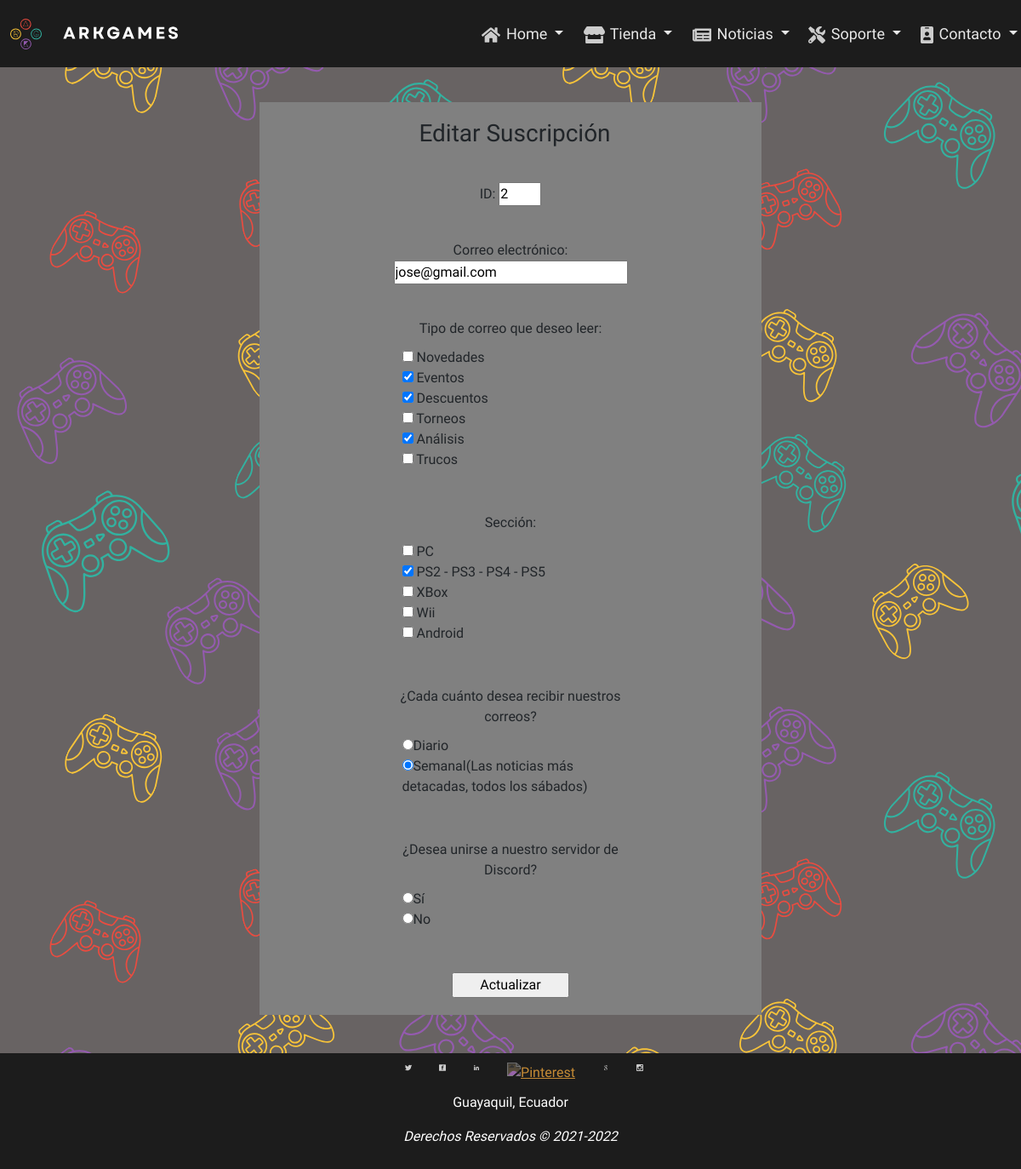
The app's page /views/Noticias/editar_noticias.php?id=2, older data.
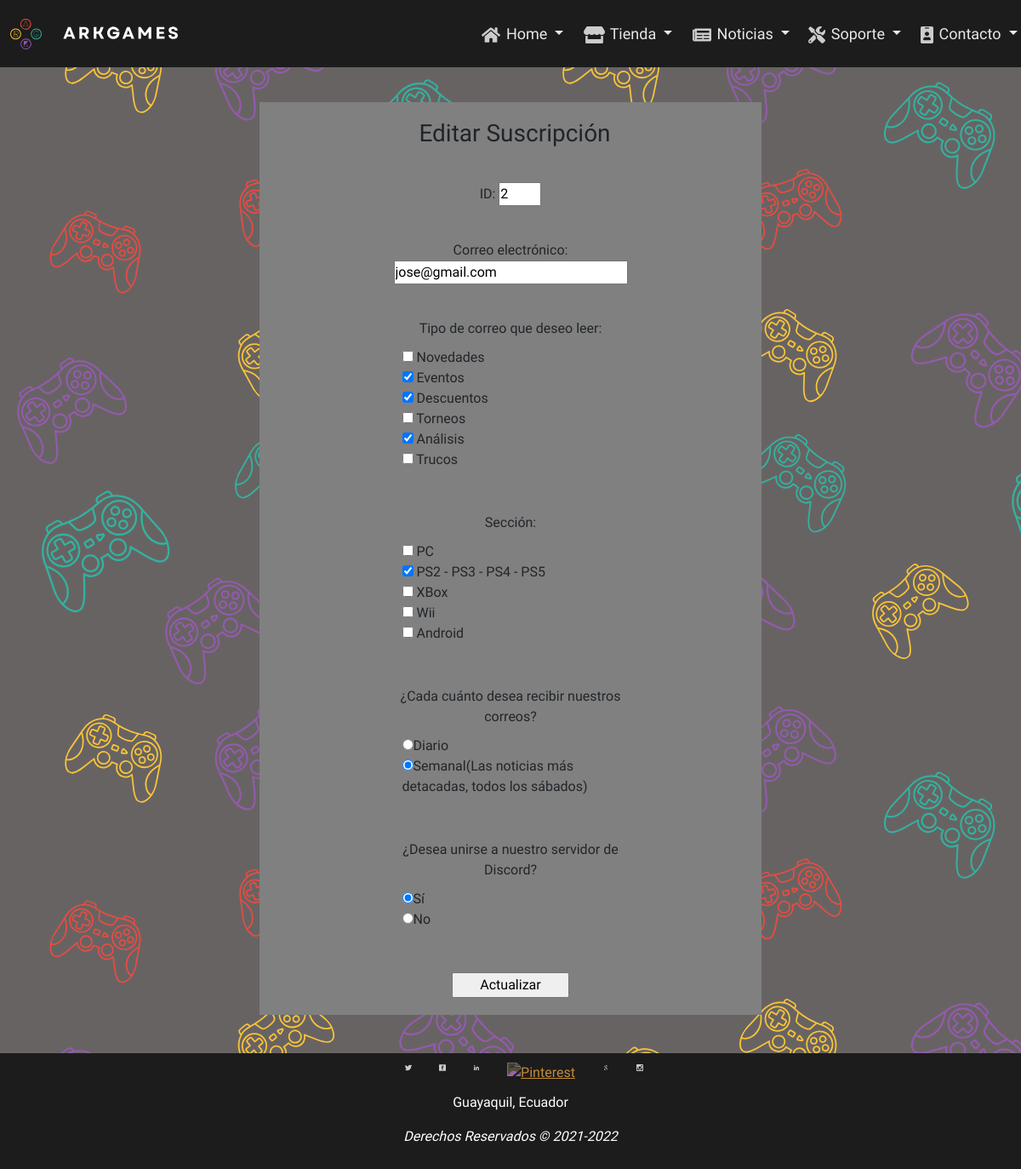
The same page, newer data.
### tables this page shows
CREATE TABLE `suscripcion` (
  `id_suscripcion` int NOT NULL AUTO_INCREMENT,
  `email` varchar(50) NOT NULL,
  `temas` varchar(200) NOT NULL,
  `dispositivos` varchar(200) NOT NULL,
  `frecuencia` varchar(10) NOT NULL,
  `discord` varchar(2) NOT NULL,
  PRIMARY KEY (`id_suscripcion`)
);

### views/Noticias/editar_noticias.php (the view, shortened to what the changed rows need)
<!DOCTYPE html>
<html lang="es">
    <head>
        <link rel="stylesheet" href="../../assets/css/master2.css" />
        <link href="https://cdn.jsdelivr.net/npm/bootstrap@5.1.1/dist/css/bootstrap.min.css" rel="stylesheet">
    </head>
    <body>
        <?php
        require_once '../../config/conexionPDO.php';
        if (isset($_GET['id'])) {
            $data = ['id' => htmlentities($_GET['id'])];
            $sql = "select * from suscripcion where id_suscripcion = :id";
            $stmt = $pdo->prepare($sql);
            $stmt->execute($data);
            $filas = $stmt->fetchAll(PDO::FETCH_ASSOC);
            foreach ($filas as $fila)
            {
                ?>
                <div class="contenedor-formulario">
                    <div>
                    <h3 style="padding-left: 10px;">Editar Suscripción</h3>
                        <form id="form_suscripcion" method="post">
                            <div class="grupo_datos">
                                <label for="id">ID:</label>
                                <input id="id" class="formItem" type="number" name="txtid" readonly style="width: 50px;" value="<?php echo $fila['id_suscripcion'] ?>"/> <br>
                            </div>
                            <div class="grupo_datos">
                                <label for="email">Correo electrónico:</label>
                                <input id="email" class="formItem" type="email" name="txtemail" value="<?php echo $fila['email'] ?>"/> <br>
                            </div>
                            <div class="grupo_datos">
                                <label>Tipo de correo que deseo leer:</label> <br>
                                <div>
                                    <input class="formItem tema" type="checkbox" name="chkbtema[]" value="Novedades"
                                    <?php if(str_contains($fila['temas'], "Novedades")) echo 'checked';?>/> Novedades <br>
                                    <input class="formItem tema" type="checkbox" name="chkbtema[]" value="Eventos"
                                    <?php if(str_contains($fila['temas'], "Eventos")) echo 'checked';?>/> Eventos <br>
                                    <input class="formItem tema" type="checkbox" name="chkbtema[]" value="Descuentos"
                                    <?php if(str_contains($fila['temas'], "Descuentos")) echo 'checked';?>/> Descuentos <br>
                                    <input class="formItem tema" type="checkbox" name="chkbtema[]" value="Torneos"
                                    <?php if(str_contains($fila['temas'], "Torneos")) echo 'checked';?>/> Torneos <br>
                                    <input class="formItem tema" type="checkbox" name="chkbtema[]" value="Análisis"
                                    <?php if(str_contains($fila['temas'], "Análisis")) echo 'checked';?>/> Análisis <br>
                                    <input class="formItem tema" type="checkbox" name="chkbtema[]" value="Trucos"
                                    <?php if(str_contains($fila['temas'], "Trucos")) echo 'checked';?>/> Trucos <br>
                                </div>
                            </div>
                            <div class="grupo_datos">
                                <label>Sección:</label> <br>
                                <div>
                                    <input class="formItem dispositivo" type="checkbox" name="chkbdispositivo[]" value="PC"
                                    <?php if(str_contains($fila['dispositivos'], "PC")) echo 'checked';?>/> PC <br>
                                    <input class="formItem dispositivo" type="checkbox" name="chkbdispositivo[]" value="PS2 - PS3 - PS4 - PS5"
                                    <?php if(str_contains($fila['dispositivos'], "PS2 - PS3 - PS4 - PS5")) echo 'checked';?>/> PS2 - PS3 - PS4 - PS5 <br>
                                    <input class="formItem dispositivo" type="checkbox" name="chkbdispositivo[]" value="XBox"
                                    <?php if(str_contains($fila['dispositivos'], "XBox")) echo 'checked';?>/> XBox <br>
                                    <input class="formItem dispositivo" type="checkbox" name="chkbdispositivo[]" value="Wii"
                                    <?php if(str_contains($fila['dispositivos'], "Wii")) echo 'checked';?>/> Wii <br>
                                    <input class="formItem dispositivo" type="checkbox" name="chkbdispositivo[]" value="Android"
                                    <?php if(str_contains($fila['dispositivos'], "Android")) echo 'checked';?>/> Android <br>
                                </div>
                            </div>
                            <div class="grupo_datos">
                                <label>¿Cada cuánto desea recibir nuestros correos?</label> <br>
                                <div>
                                    <input class="formItem frecuencia" type="radio" name="rdbfrecuencia" value="diario" <?php echo ($fila['frecuencia']== 'diario') ?  "checked" : "" ;  ?>/>Diario <br>
                                    <input class="formItem frecuencia" type="radio" name="rdbfrecuencia" value="semanal" <?php echo ($fila['frecuencia']== 'semanal') ?  "checked" : "" ;  ?>>Semanal(Las noticias más detacadas, todos los sábados)<br>
                                </div>
                            </div>
                            <div class="grupo_datos">
                                <label>¿Desea unirse a nuestro servidor de Discord?</label> <br>
                                <div>
                                    <input class="formItem discord" type="radio" name="rdbdiscord" value="Si" <?php echo ($fila['discord']== 'Si') ?  "checked" : "" ;  ?>/>Sí <br>
                                    <input class="formItem discord" type="radio" name="rdbdiscord" value="No" <?php echo ($fila['discord']== 'No') ?  "checked" : "" ;  ?>/>No <br>
                                </div>
                            </div>
                            <div class="grupo_datos">
                                <input id="btnListo" type="submit" value="Actualizar" />
                            </div>
                        </form>
                    </div>
                </div>
            <?php
            }
        }
        ?>
    </body>
</html>

Row changes from the older to the newer data that the page shows:
changed suscripcion "jose@gmail.com": discord "☐" → "☑"
